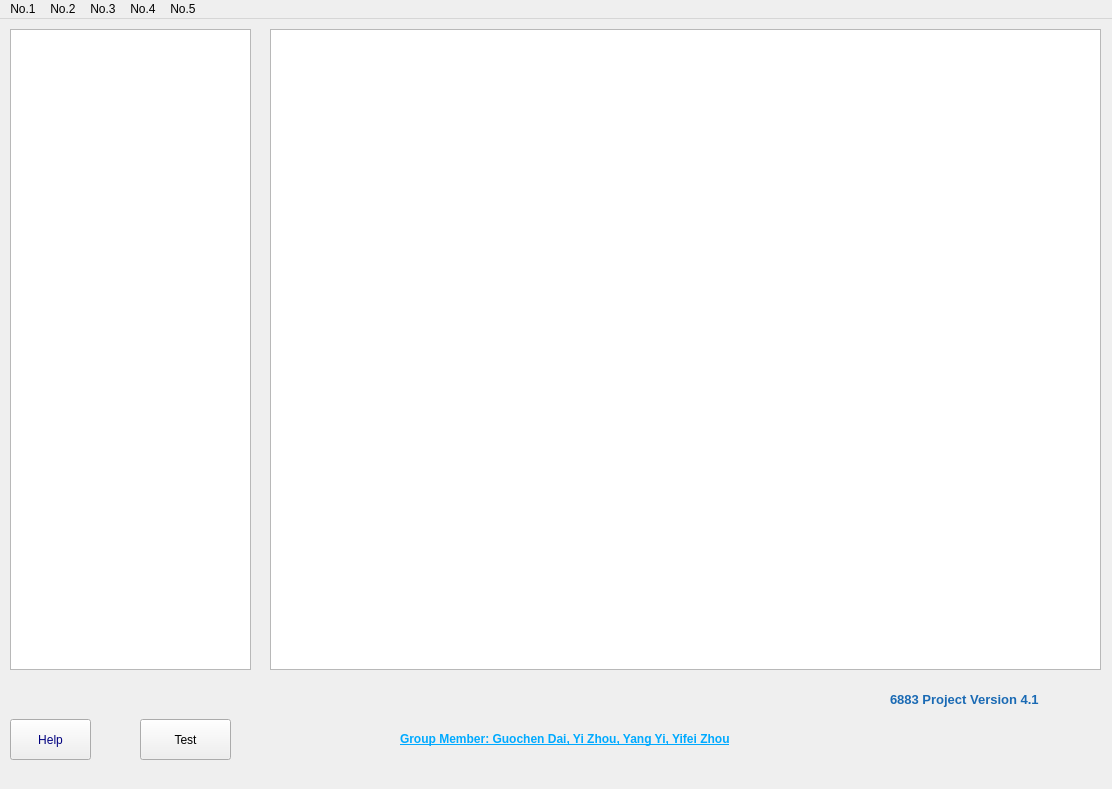
<?xml version="1.0" encoding="UTF-8"?>
<ui version="4.0">
 <class>MyClassClass</class>
 <widget class="QMainWindow" name="MyClassClass">
  <property name="geometry">
   <rect>
    <x>0</x>
    <y>0</y>
    <width>1112</width>
    <height>789</height>
   </rect>
  </property>
  <property name="minimumSize">
   <size>
    <width>0</width>
    <height>0</height>
   </size>
  </property>
  <property name="windowTitle">
   <string>6883 Project 4.1</string>
  </property>
  <widget class="QWidget" name="centralWidget">
   <widget class="QLabel" name="label">
    <property name="geometry">
     <rect>
      <x>400</x>
      <y>700</y>
      <width>701</width>
      <height>41</height>
     </rect>
    </property>
    <property name="styleSheet">
     <string notr="true">font: 75 italic 9pt &quot;Comic Sans MS&quot;;
color: rgb(0, 170, 255);
text-decoration: underline;</string>
    </property>
    <property name="text">
     <string>&lt;html&gt;&lt;head/&gt;&lt;body&gt;&lt;p&gt;&lt;span style=&quot; font-weight:600;&quot;&gt;Group Member: Guochen Dai, Yi Zhou, Yang Yi, Yifei Zhou&lt;/span&gt;&lt;/p&gt;&lt;/body&gt;&lt;/html&gt;</string>
    </property>
   </widget>
   <widget class="QTextBrowser" name="textBrowser">
    <property name="geometry">
     <rect>
      <x>270</x>
      <y>10</y>
      <width>831</width>
      <height>641</height>
     </rect>
    </property>
   </widget>
   <widget class="QListWidget" name="listWidget">
    <property name="geometry">
     <rect>
      <x>10</x>
      <y>10</y>
      <width>241</width>
      <height>641</height>
     </rect>
    </property>
   </widget>
   <widget class="QPushButton" name="pushButton">
    <property name="geometry">
     <rect>
      <x>10</x>
      <y>700</y>
      <width>81</width>
      <height>41</height>
     </rect>
    </property>
    <property name="styleSheet">
     <string notr="true">font: 75 italic 8pt &quot;Georgia&quot;;
color:rgb(0, 0, 127)
</string>
    </property>
    <property name="text">
     <string>Help</string>
    </property>
   </widget>
   <widget class="QLabel" name="label_2">
    <property name="geometry">
     <rect>
      <x>890</x>
      <y>660</y>
      <width>191</width>
      <height>41</height>
     </rect>
    </property>
    <property name="styleSheet">
     <string notr="true">font: 87 9pt &quot;Arial Black&quot;;
color: rgb(0, 0, 127);</string>
    </property>
    <property name="text">
     <string>&lt;html&gt;&lt;head/&gt;&lt;body&gt;&lt;p&gt;&lt;span style=&quot; font-size:10pt; font-weight:600; font-style:normal; color:#1a6ab4;&quot;&gt;6883 Project Version 4.1&lt;/span&gt;&lt;/p&gt;&lt;/body&gt;&lt;/html&gt;</string>
    </property>
   </widget>
   <widget class="QPushButton" name="pushButton_2">
    <property name="geometry">
     <rect>
      <x>140</x>
      <y>700</y>
      <width>91</width>
      <height>41</height>
     </rect>
    </property>
    <property name="text">
     <string>Test</string>
    </property>
   </widget>
  </widget>
  <widget class="QMenuBar" name="menuBar">
   <property name="geometry">
    <rect>
     <x>0</x>
     <y>0</y>
     <width>1112</width>
     <height>37</height>
    </rect>
   </property>
   <widget class="QMenu" name="menu1">
    <property name="title">
     <string>No.1</string>
    </property>
    <addaction name="actionGet_stock_data_for_2015_Q3"/>
    <addaction name="actionGet_all_stock_data"/>
    <addaction name="actionGet_stock_data_for_2015_Q4"/>
   </widget>
   <widget class="QMenu" name="menuNo_2">
    <property name="title">
     <string>No.2</string>
    </property>
    <addaction name="actionGet_stock"/>
    <addaction name="actionDisplay_stock_price_in_Excel"/>
   </widget>
   <widget class="QMenu" name="menuNo_3">
    <property name="title">
     <string>No.3</string>
    </property>
    <widget class="QMenu" name="menuBEAT">
     <property name="title">
      <string>BEAT</string>
     </property>
     <addaction name="actionAAR"/>
     <addaction name="actionCAAR"/>
    </widget>
    <widget class="QMenu" name="menuMISS">
     <property name="title">
      <string>MISS</string>
     </property>
     <addaction name="actionAAR_3"/>
     <addaction name="actionCAAR_3"/>
    </widget>
    <widget class="QMenu" name="menuMEET">
     <property name="title">
      <string>MEET</string>
     </property>
     <addaction name="actionAAR_2"/>
     <addaction name="actionCAAR_2"/>
    </widget>
    <addaction name="menuBEAT"/>
    <addaction name="menuMEET"/>
    <addaction name="menuMISS"/>
   </widget>
   <widget class="QMenu" name="menuNo_4">
    <property name="title">
     <string>No.4</string>
    </property>
    <addaction name="actionShow_excel_for_CAAR"/>
   </widget>
   <widget class="QMenu" name="menuNo_5">
    <property name="title">
     <string>No.5</string>
    </property>
    <addaction name="actionClear_screen"/>
    <addaction name="actionExit_Program"/>
   </widget>
   <addaction name="menu1"/>
   <addaction name="menuNo_2"/>
   <addaction name="menuNo_3"/>
   <addaction name="menuNo_4"/>
   <addaction name="menuNo_5"/>
  </widget>
  <action name="actionGet_all_stock_data">
   <property name="text">
    <string>Get stock data for 2015 Q3</string>
   </property>
  </action>
  <action name="actionAAR">
   <property name="text">
    <string>AAR</string>
   </property>
  </action>
  <action name="actionCAAR">
   <property name="text">
    <string>CAAR</string>
   </property>
  </action>
  <action name="actionAAR_2">
   <property name="text">
    <string>AAR</string>
   </property>
  </action>
  <action name="actionCAAR_2">
   <property name="text">
    <string>CAAR</string>
   </property>
  </action>
  <action name="actionAAR_3">
   <property name="text">
    <string>AAR</string>
   </property>
  </action>
  <action name="actionCAAR_3">
   <property name="text">
    <string>CAAR</string>
   </property>
  </action>
  <action name="actionShow_excel_for_CAAR">
   <property name="text">
    <string>Show excel for CAAR</string>
   </property>
  </action>
  <action name="actionExit_Program">
   <property name="text">
    <string>Exit Program</string>
   </property>
  </action>
  <action name="actionGet_stock">
   <property name="text">
    <string>Get stock infomation</string>
   </property>
  </action>
  <action name="actionClear_screen">
   <property name="text">
    <string>Clear screen</string>
   </property>
  </action>
  <action name="actionDisplay_stock_price_in_Excel">
   <property name="text">
    <string>Display stock price in Excel</string>
   </property>
  </action>
  <action name="actionGet_stock_data_for_2015_Q3">
   <property name="text">
    <string>Get stock data for 2015 Q2</string>
   </property>
  </action>
  <action name="actionGet_stock_data_for_2015_Q4">
   <property name="text">
    <string>Get stock data for 2015 Q4</string>
   </property>
  </action>
 </widget>
 <layoutdefault spacing="6" margin="11"/>
 <resources>
  <include location="myclass.qrc"/>
 </resources>
 <connections>
  <connection>
   <sender>pushButton</sender>
   <signal>clicked()</signal>
   <receiver>MyClassClass</receiver>
   <slot>help()</slot>
   <hints>
    <hint type="sourcelabel">
     <x>26</x>
     <y>737</y>
    </hint>
    <hint type="destinationlabel">
     <x>40</x>
     <y>444</y>
    </hint>
   </hints>
  </connection>
  <connection>
   <sender>pushButton_2</sender>
   <signal>clicked()</signal>
   <receiver>MyClassClass</receiver>
   <slot>test()</slot>
   <hints>
    <hint type="sourcelabel">
     <x>199</x>
     <y>750</y>
    </hint>
    <hint type="destinationlabel">
     <x>324</x>
     <y>729</y>
    </hint>
   </hints>
  </connection>
 </connections>
 <slots>
  <slot>msgClick()</slot>
  <slot>help()</slot>
  <slot>test()</slot>
 </slots>
</ui>
